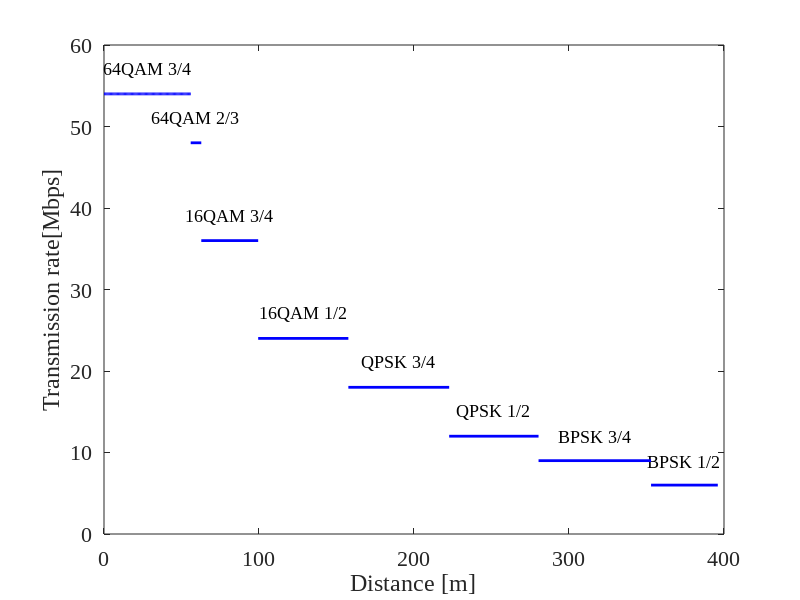

Write MATLAB code to recreate this figure.
% 各伝送レートにおける最大伝送距離の計算
Rmin = [-82 -81 -79 -77 -74 -70 -66 -65]; % 最小受信感度[dBm]
Tp = 10; % 送信電力[dBm]
f = 2.4 * 10^9;
c = 3 * 10^8;
d = zeros(size(Rmin));
Lfs = zeros(size(Rmin));
TR = [6 9 12 18 24 36 48 54];

% 変調方式と符号化率の対応表
mod_coding = {
    'BPSK 1/2', 'BPSK 3/4', ...
    'QPSK 1/2', 'QPSK 3/4', ...
    '16QAM 1/2', '16QAM 3/4', ...
    '64QAM 2/3', '64QAM 3/4'
};

for i = 1:length(Rmin)
    Lfs(i) = Tp - Rmin(i);
    d(i) = ((10^(Lfs(i)/20)) * c) / (4 * pi * f);
end

% プロット
figure('Position', [100, 100, 800, 500]);
hold on;

for i = 1:length(d)-1
    x = linspace(d(i), d(i+1), 2);
    y = ones(size(x)) * TR(i);
    plot(x, y, 'b', 'LineWidth', 2);
    
    % 各伝送レートの上に変調方式と符号化率を追加 (y 座標を少し上げる)
    text(mean(x), TR(i) + 3, mod_coding{i}, 'FontSize', 13, 'FontName', 'Times New Roman', ...
        'Color', 'k', 'HorizontalAlignment', 'center');
end

% 最後の区間もプロット
x = linspace(d(end), 0, 100);
y = ones(size(x)) * TR(end);
plot(x, y, 'b', 'LineWidth', 2);

% 最後のデータポイントにも変調方式と符号化率を追加
text(mean(x), TR(end) + 3, mod_coding{end}, 'FontSize', 13, 'FontName', 'Times New Roman', ...
    'Color', 'k', 'HorizontalAlignment', 'center');

xlabel('Distance [m]', 'FontSize', 20, 'FontName', 'Times New Roman');
ylabel('Transmission rate[Mbps]', 'FontSize', 20, 'FontName', 'Times New Roman');
set(gca, 'FontSize', 16, 'FontName', 'Times New Roman');
grid off;
box on;
hold off;

% 軸のメモリ設定
yticks(0:10:60);
xticks(0:100:400);
ylim([0 60]);
